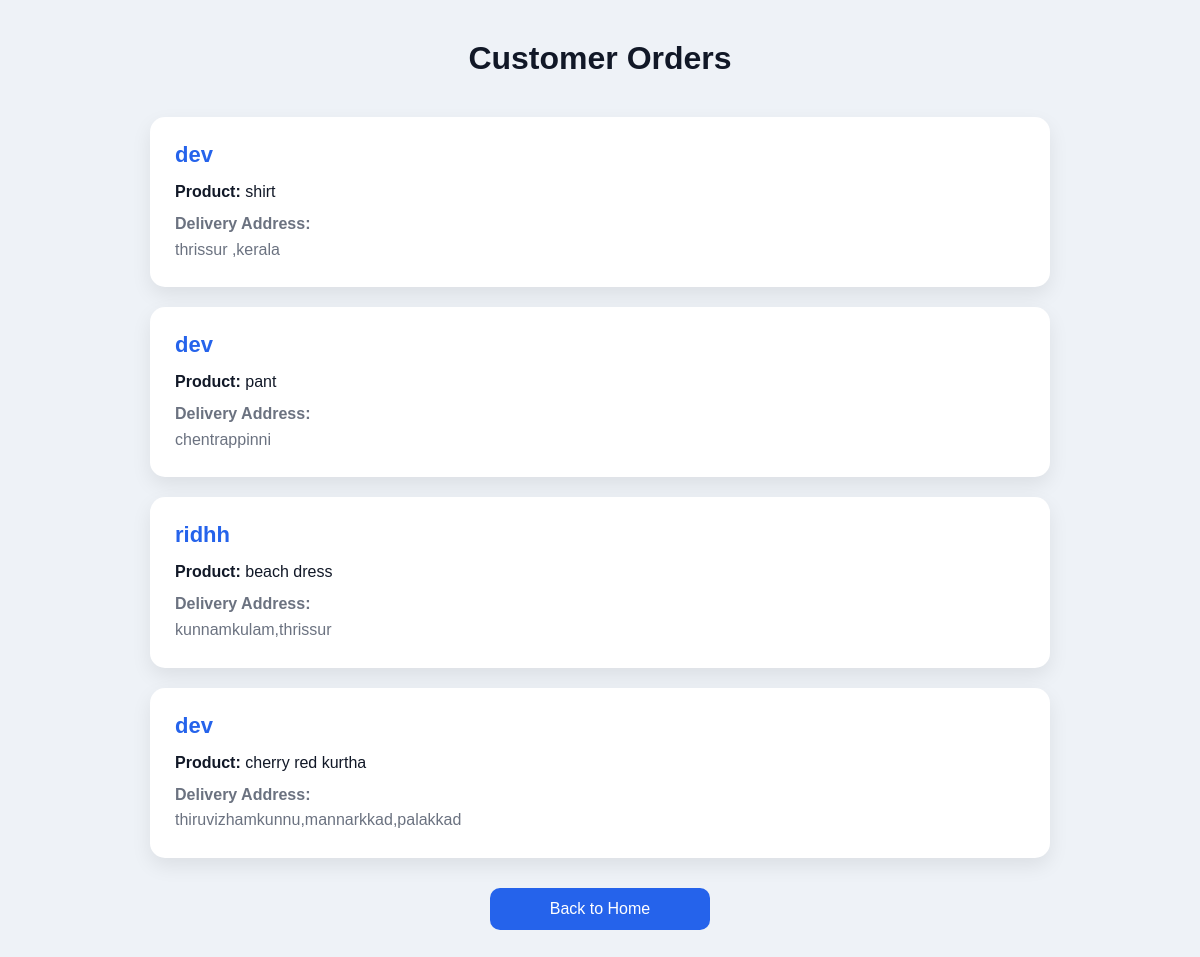
The page /orders/ (signed in) on the database as committed earlier.
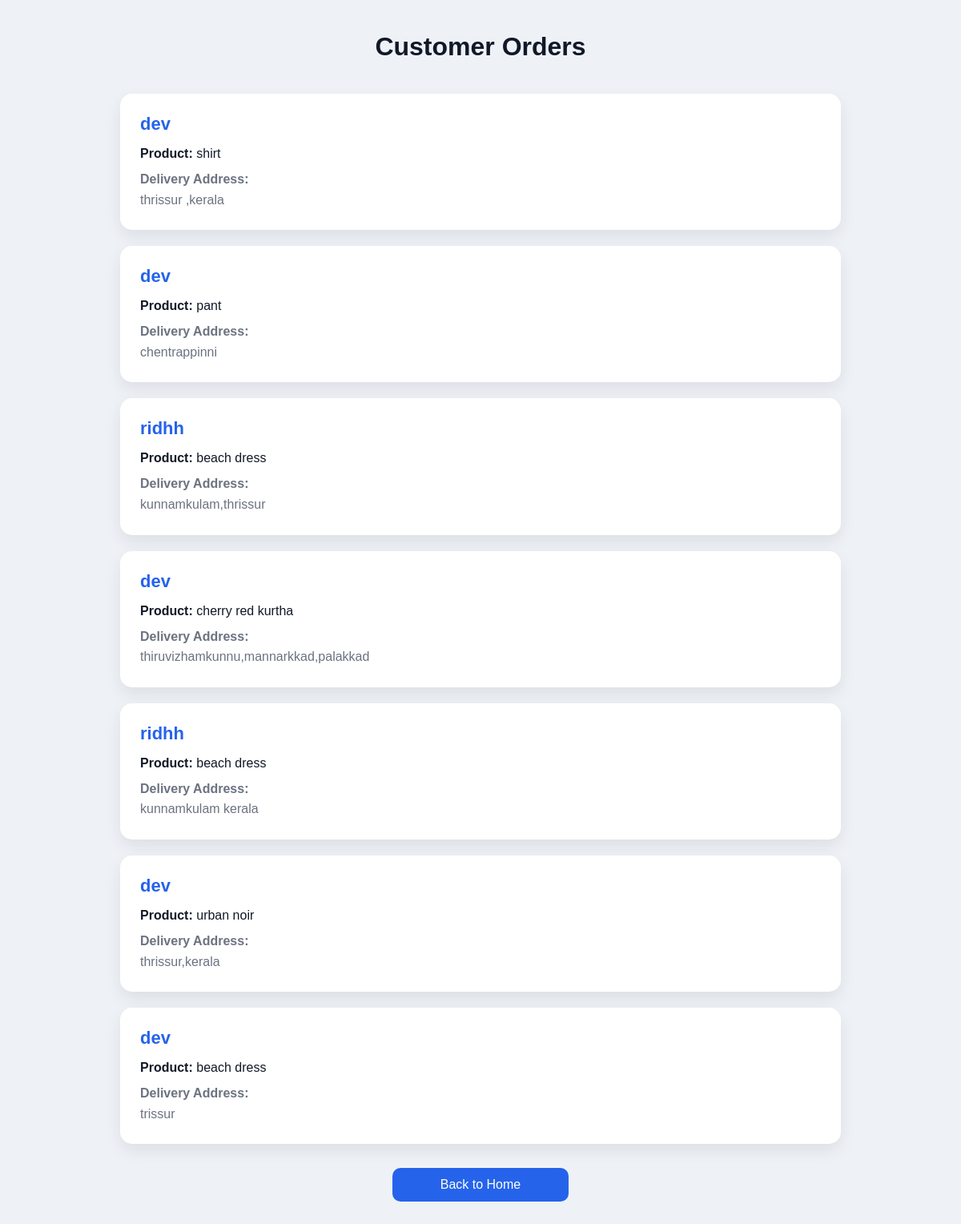
The same page on the database as committed later.
### store/models.py (models this page shows, shortened)
class Order(models.Model):
    user = models.ForeignKey(User,on_delete=models.CASCADE)
    product = models.ForeignKey(Product,on_delete=models.CASCADE)
    address = models.TextField()

class Product(models.Model):
    name = models.CharField(max_length=100)
    description = models.TextField()
    price = models.IntegerField()
    stock = models.IntegerField()
    image = models.ImageField(upload_to='products/')

### store/views.py (the view)
# urls.py: path('orders/', views.orders, name='orders'),
def orders(request):
    if request.user.is_superuser:
        orders = Order.objects.all()
    else:
        orders = Order.objects.filter(user=request.user)
    return render(request, 'orders.html', {'orders': orders})

### templates/orders.html (shortened to what this page needs)
{% load static %}
<!DOCTYPE html>
<html lang="en">
<head>
</head>
<body>
    <h1>Customer Orders</h1>
    <div class="orders-container">
        {% for order in orders %}
        <div class="order-card">
            <div class="username">
                {{ order.user.username }}
            </div>
            <div class="product">
                <strong>Product:</strong>
                {{ order.product.name }}
            </div>
            <div class="address">
                <strong>Delivery Address:</strong><br>
                {{ order.address }}
            </div>
        </div>
        {% empty %}
        <p class="empty">
            No orders available.
        </p>
        {% endfor %}
    </div>
    <a href="{% url 'home' %}" class="back-btn">
        Back to Home
    </a>
</body>
</html>

### templates/orders.html (style rules this page uses)
* { margin:0; padding:0; box-sizing:border-box; font-family:'Poppins',sans-serif; }
body { background:#eef2f7; padding:40px; }
h1 { text-align:center; color:#111827; margin-bottom:40px; }
.orders-container { max-width:900px; margin:auto; }
.order-card { background:white; padding:25px; border-radius:15px; margin-bottom:20px; box-shadow:0 8px 20px rgba(0,0,0,.08); transition:.3s; }
.username { color:#2563eb; font-size:22px; font-weight:600; margin-bottom:15px; }
.product { color:#111827; margin-bottom:10px; font-size:16px; }
.address { color:#6b7280; line-height:1.6; }
.back-btn { display:block; width:220px; margin:30px auto; text-align:center; text-decoration:none; background:#2563eb; color:white; padding:12px; border-radius:10px; transition:.3s; }

Rows that differ between the two databases and show on the page:
added Order: user.username "ridhh", product.name "beach dress", address "kunnamkulam kerala"
added Order: user.username "dev", product.name "urban noir", address "thrissur,kerala"
added Order: user.username "dev", product.name "beach dress", address "trissur"
